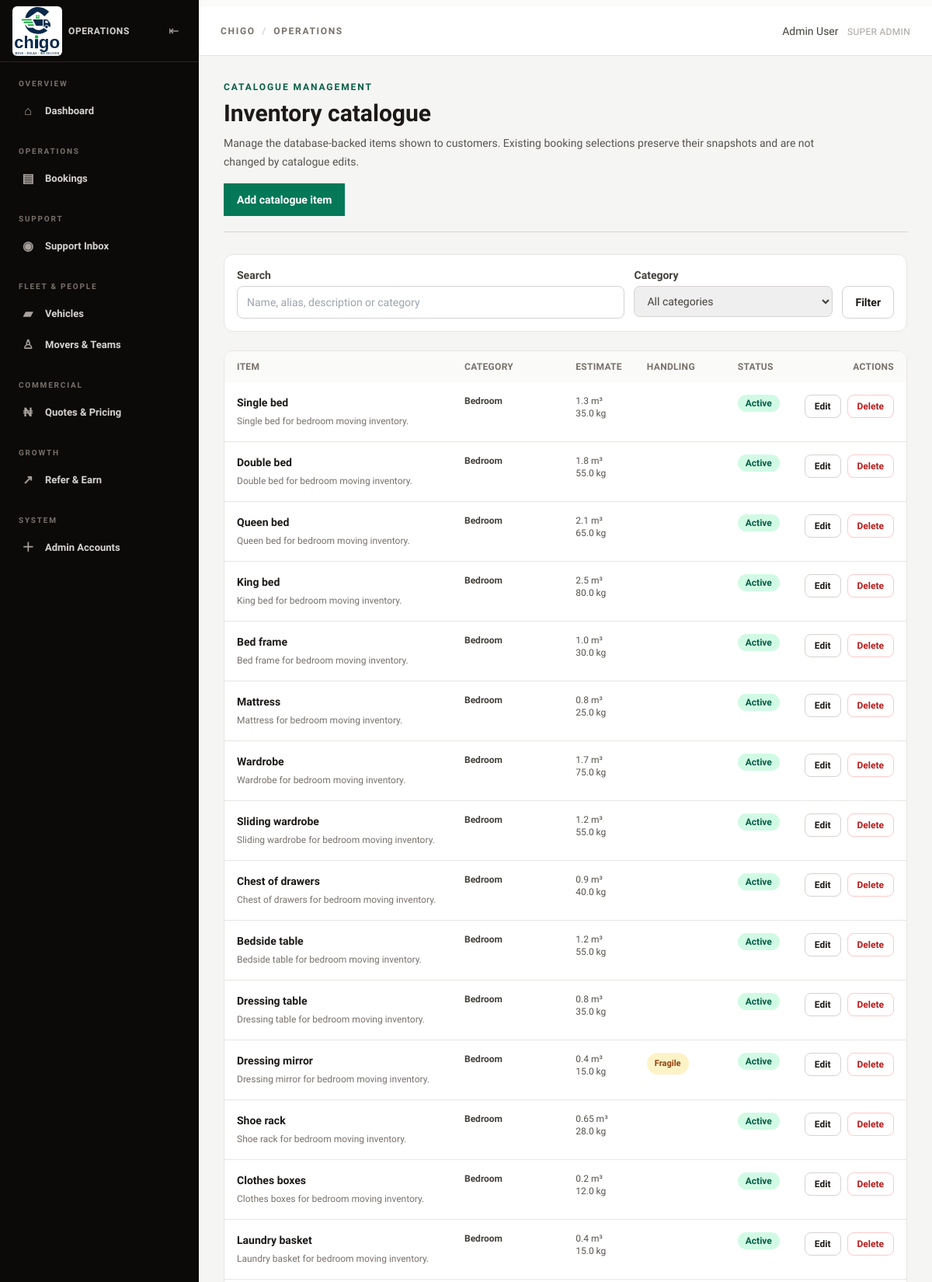
Page /admin/inventory (signed in, upper part) on the committed database.
### moving_company/models.py (models this page shows, shortened)
class User(UserMixin, db.Model):
    __tablename__ = 'users'
    id = db.Column(db.Integer, primary_key=True)
    email = db.Column(db.String(255), unique=True, nullable=False, index=True)
    password_hash = db.Column(db.String(255), nullable=False)
    first_name = db.Column(db.String(100), nullable=False)
    last_name = db.Column(db.String(100), nullable=False)
    phone = db.Column(db.String(30), nullable=False)
    role = db.Column(db.String(50), default='customer')
    created_at = db.Column(db.DateTime, default=datetime.utcnow)
    bookings = db.relationship('Booking', back_populates='customer', foreign_keys='Booking.customer_id')
    notifications = db.relationship('Notification', back_populates='user')
    reviews = db.relationship('Review', back_populates='user')
    support_conversations = db.relationship(
        'SupportConversation', back_populates='customer', foreign_keys='SupportConversation.customer_id',
        cascade='all, delete-orphan',
    )
    support_requests = db.relationship('SupportRequest', back_populates='customer', foreign_keys='SupportRequest.customer_id', cascade='all, delete-orphan')
    @property
    def full_name(self):
        return f'{self.first_name} {self.last_name}'.strip()

class InventoryItem(db.Model):
    __tablename__ = 'inventory_items'
    id = db.Column(db.Integer, primary_key=True)
    name = db.Column(db.String(120), nullable=False, unique=True)
    category = db.Column(db.String(60), nullable=False, index=True)
    description = db.Column(db.Text)
    image = db.Column(db.String(255))
    estimated_volume_m3 = db.Column(db.Float, nullable=False, default=0.0)
    estimated_weight_kg = db.Column(db.Float, nullable=False, default=0.0)
    dimensions_cm = db.Column(db.JSON)
    aliases = db.Column(db.Text)
    fragile = db.Column(db.Boolean, nullable=False, default=False)
    special_handling = db.Column(db.Boolean, nullable=False, default=False)
    vehicle_compatibility = db.Column(db.Text)
    active = db.Column(db.Boolean, nullable=False, default=True, index=True)
    sort_order = db.Column(db.Integer, nullable=False, default=0)
    is_demo = db.Column(db.Boolean, nullable=False, default=False)
    created_at = db.Column(db.DateTime, default=datetime.utcnow, nullable=False)
    selections = db.relationship('BookingInventory', back_populates='catalogue_item', cascade='all, delete-orphan')

### moving_company/routes/admin.py (the view, shortened to what this page needs)
@admin_bp.route('/inventory', methods=['GET', 'POST'])
@login_required
@admin_required('inventory')
def inventory_catalogue():
    query = request.args.get('q', '').strip()
    category = request.args.get('category', '').strip()
    catalogue_query = InventoryItem.query
    if query:
        pattern = f'%{query.casefold()}%'
        catalogue_query = catalogue_query.filter(or_(
            InventoryItem.name.ilike(pattern), InventoryItem.description.ilike(pattern),
            InventoryItem.aliases.ilike(pattern), InventoryItem.category.ilike(pattern),
        ))
    if category:
        catalogue_query = catalogue_query.filter_by(category=category)
    items = catalogue_query.order_by(InventoryItem.sort_order, InventoryItem.name).all()
    categories = sorted({item.category for item in InventoryItem.query.all()})
    form = InventoryItemForm()
    item_id = request.args.get('item_id', type=int)
    return render_template('admin/inventory.html', items=items, categories=categories,
                           form=form, query=query, category=category)

### moving_company/__init__.py (called while the page is built)
@login_manager.user_loader
def load_user(user_id):
    return db.session.get(User, int(user_id))

### moving_company/routes/admin.py (called while the page is built)
def has_admin_permission(role, permission):
    permissions = ROLE_PERMISSIONS.get(role, frozenset())
    return '*' in permissions or permission in permissions

@admin_bp.app_context_processor
def inject_admin_permissions():
    return {'can_admin': lambda permission: current_user.is_authenticated and has_admin_permission(current_user.role, permission)}

def admin_required(permission='dashboard'):
    def decorate(view):
        @wraps(view)
        def wrapped(*args, **kwargs):
            if not has_admin_permission(current_user.role, permission):
                abort(403)
            return view(*args, **kwargs)
        return wrapped
    return decorate

### moving_company/routes/public.py (called while the page is built)
@public_bp.before_app_request
def capture_referral_link():
    referral_code = request.args.get('ref')
    if referral_code:
        try:
            capture_referral_attribution(referral_code)
        except Exception:
            from flask import current_app
            current_app.logger.exception('Unable to capture referral attribution')

### moving_company/services/seo_analytics.py (called while the page is built, shortened)
def canonical_origin():
    origin = str(current_app.config.get('CANONICAL_ORIGIN') or '').strip().rstrip('/')
    parsed = urlsplit(origin)
    if (
        parsed.scheme != 'https' or not parsed.netloc or parsed.username or parsed.password
        or parsed.path not in {'', '/'} or parsed.query or parsed.fragment
    ):
        return ''
    return f'https://{parsed.netloc}'

def analytics_ids():
    if str(current_app.config.get('APP_ENV', '')).casefold() != 'production':
        return '', ''

def _seo_context():
    endpoint = request.endpoint or ''
    public = endpoint in PUBLIC_ENDPOINTS
    title, description = PUBLIC_PAGES.get(endpoint, ('Chigo Relocations', ''))
    if endpoint.endswith('_service'):
        service_title = str(request.view_args.get('title') or '').strip()
        if service_title:
            title = f'{service_title} Services in Abuja | Chigo Relocations'
    origin = canonical_origin()
    path = CANONICAL_PATHS.get(endpoint, request.path) if public else ''
    canonical = f'{origin}{path}' if origin and path else ''
    return {
        'seo_public_page': public,
        'seo_title': title,
        'seo_description': description,
        'seo_canonical_url': canonical,
        'seo_origin': origin,
        'seo_page_path': path,
    }

def inject_seo_analytics_context():
    return {**_seo_context(), **_analytics_context()}

### moving_company/templates/admin/inventory.html (shortened to what this page needs)
{% extends 'admin/admin_base.html' %}
{% block dashboard_content %}
<header class="mb-7 flex flex-wrap items-end justify-between gap-4 border-b border-stone-300 pb-5">
  <div>
    <p class="text-xs font-bold uppercase tracking-[0.16em] text-emerald-800">Catalogue management</p>
    <h1 class="mt-2 text-3xl font-black">Inventory catalogue</h1>
    <p class="mt-2 max-w-3xl text-sm leading-6 text-stone-600">Manage the database-backed items shown to customers. Existing booking selections preserve their snapshots and are not changed by catalogue edits.</p>
  </div>
  <a href="{{ url_for('admin.inventory_catalogue', item_id=0) }}" class="border border-emerald-700 bg-emerald-700 px-4 py-2.5 text-sm font-semibold text-white hover:bg-emerald-800">Add catalogue item</a>
</header>
<form method="get" class="grid gap-3 rounded-xl border border-stone-200 bg-white p-4 md:grid-cols-[minmax(0,1fr)_16rem_auto]">
  <label class="text-sm font-semibold text-stone-700">Search<input name="q" value="{{ query }}" placeholder="Name, alias, description or category" class="mt-1 w-full rounded-lg border border-stone-300 px-3 py-2.5 text-sm font-normal"></label>
  <label class="text-sm font-semibold text-stone-700">Category<select name="category" class="mt-1 w-full rounded-lg border border-stone-300 px-3 py-2.5 text-sm font-normal"><option value="">All categories</option></select></label>
  <button type="submit" class="self-end rounded-lg border border-stone-300 px-4 py-2.5 text-sm font-semibold hover:bg-stone-50">Filter</button>
</form>
<div class="mt-6 overflow-hidden rounded-xl border border-stone-200 bg-white">
  <div class="overflow-x-auto">
    <table class="min-w-full text-left text-sm">
      <thead class="bg-stone-50 text-xs uppercase tracking-wide text-stone-500"><tr><th class="px-4 py-3">Item</th><th class="px-4 py-3">Category</th><th class="px-4 py-3">Estimate</th><th class="px-4 py-3">Handling</th><th class="px-4 py-3">Status</th><th class="px-4 py-3 text-right">Actions</th></tr></thead>
      <tbody class="divide-y divide-stone-200">
        {% for item in items %}
        <tr class="align-top hover:bg-stone-50/70">
          <td class="px-4 py-4"><strong class="block text-stone-900">{{ item.name }}</strong>{% if item.description %}<span class="mt-1 block max-w-md text-xs leading-5 text-stone-500">{{ item.description }}</span>{% endif %}</td>
          <td class="px-4 py-4 text-xs font-semibold text-stone-700">{{ item.category }}</td>
          <td class="px-4 py-4 text-xs tabular-nums text-stone-600">{{ item.estimated_volume_m3 }} m³<br>{{ item.estimated_weight_kg }} kg</td>
          <td class="px-4 py-4"><span class="inline-flex rounded-full px-2.5 py-1 text-[11px] font-bold {% if item.fragile %}bg-amber-100 text-amber-800{% endif %} ">{% if item.fragile %}Fragile{% endif %}</span></td>
          <td class="px-4 py-4"><span class="rounded-full px-2.5 py-1 text-xs font-bold {% if item.active %}bg-emerald-100 text-emerald-800{% else %}bg-stone-200 text-stone-600{% endif %}">{% if item.active %}Active{% else %}Inactive{% endif %}</span></td>
          <td class="px-4 py-4"><div class="flex justify-end gap-2"><a href="{{ url_for('admin.inventory_catalogue', item_id=item.id) }}" class="rounded-lg border border-stone-300 px-3 py-1.5 text-xs font-bold hover:bg-stone-100">Edit</a><form method="post" onsubmit="return confirm('Delete this catalogue item? Existing booking selections will remain unchanged.');"><input type="hidden" name="csrf_token" value="{{ csrf_token() }}"><input type="hidden" name="action" value="delete"><input type="hidden" name="item_id" value="{{ item.id }}"><button type="submit" class="rounded-lg border border-red-200 px-3 py-1.5 text-xs font-bold text-red-700 hover:bg-red-50">Delete</button></form></div></td>
        </tr>
        {% else %}<tr><td colspan="6" class="px-4 py-12 text-center text-sm text-stone-500">No catalogue items match these filters.</td></tr>{% endfor %}
      </tbody>
    </table>
  </div>
</div>
{% set edit_item = item_id %}
{% endblock %}

### moving_company/templates/admin/admin_base.html (shortened to what this page needs)
{% extends 'base.html' %}
{% from 'components/brand_logo.html' import brand_logo %}
{% block content %}
<div id="admin-shell" class="min-h-screen bg-stone-100 text-stone-900">
  <aside id="admin-sidebar" class="fixed inset-y-0 left-0 z-50 flex w-64 -translate-x-full flex-col bg-stone-950 text-stone-200 transition-[width,transform] duration-200 lg:translate-x-0">
    <div class="flex h-20 shrink-0 items-center justify-between border-b border-stone-800 px-4">
      <a href="{{ url_for('admin.dashboard') }}" aria-label="Chigo operations dashboard" class="sidebar-label flex items-center gap-2 text-xs font-bold uppercase tracking-wider text-stone-300">
        {{ brand_logo('h-16 w-16 rounded-md') }}
        <span>Operations</span>
      </a>
      <button id="sidebar-collapse" type="button" title="Collapse sidebar" aria-label="Collapse sidebar" class="hidden h-8 w-8 items-center justify-center text-stone-400 hover:bg-stone-800 hover:text-white lg:inline-flex">⇤</button>
    </div>
    <nav aria-label="Admin navigation" class="flex-1 space-y-6 overflow-y-auto px-3 py-5">
      <section>
        <p class="sidebar-label px-3 text-[10px] font-bold uppercase tracking-[0.18em] text-stone-500">Overview</p>
        {% if can_admin('dashboard') %}<a href="{{ url_for('admin.dashboard') }}" class="sidebar-link mt-2 {% if request.endpoint == 'admin.dashboard' %}sidebar-link-active{% endif %}"><span class="nav-icon">⌂</span><span class="sidebar-label">Dashboard</span></a>{% endif %}
      </section>
      {% if can_admin('bookings') %}
      <section>
        <p class="sidebar-label px-3 text-[10px] font-bold uppercase tracking-[0.18em] text-stone-500">Operations</p>
        <a href="{{ url_for('admin.bookings') }}" class="sidebar-link mt-2 "><span class="nav-icon">▤</span><span class="sidebar-label">Bookings</span></a>
      </section>
      {% endif %}
      <section>
        <p class="sidebar-label px-3 text-[10px] font-bold uppercase tracking-[0.18em] text-stone-500">Support</p>
        <a href="{{ url_for('support_admin.support_inbox') }}" class="sidebar-link mt-2 "><span class="nav-icon">◉</span><span class="sidebar-label">Support Inbox</span></a>
      </section>
      {% if can_admin('fleet') or can_admin('movers') %}
      <section>
        <p class="sidebar-label px-3 text-[10px] font-bold uppercase tracking-[0.18em] text-stone-500">Fleet &amp; People</p>
        {% if can_admin('fleet') %}<a href="{{ url_for('admin.trucks') }}" class="sidebar-link mt-2 {% if request.endpoint == 'admin.trucks' %}sidebar-link-active{% endif %}"><span class="nav-icon">▰</span><span class="sidebar-label">Vehicles</span></a>{% endif %}
        {% if can_admin('movers') %}<a href="{{ url_for('admin.movers') }}" class="sidebar-link {% if request.endpoint == 'admin.movers' %}sidebar-link-active{% endif %}"><span class="nav-icon">♙</span><span class="sidebar-label">Movers &amp; Teams</span></a>{% endif %}
      </section>
      {% endif %}
      {% if can_admin('quotes') %}
      <section>
        <p class="sidebar-label px-3 text-[10px] font-bold uppercase tracking-[0.18em] text-stone-500">Commercial</p>
        <a href="{{ url_for('admin.pricing') }}" class="sidebar-link mt-2 {% if request.endpoint == 'admin.pricing' %}sidebar-link-active{% endif %}"><span class="nav-icon">₦</span><span class="sidebar-label">Quotes &amp; Pricing</span></a>
      </section>
      {% endif %}
      {% if can_admin('referrals') %}
      <section>
        <p class="sidebar-label px-3 text-[10px] font-bold uppercase tracking-[0.18em] text-stone-500">Growth</p>
        <a href="{{ url_for('admin.referral_management') }}" class="sidebar-link mt-2 "><span class="nav-icon">↗</span><span class="sidebar-label">Refer &amp; Earn</span></a>
      </section>
      {% endif %}
      {% if current_user.role == 'super_admin' %}
      <section>
        <p class="sidebar-label px-3 text-[10px] font-bold uppercase tracking-[0.18em] text-stone-500">System</p>
        <a href="{{ url_for('admin.create_account') }}" class="sidebar-link mt-2 "><span class="nav-icon">＋</span><span class="sidebar-label">Admin Accounts</span></a>
      </section>
      {% endif %}
    </nav>
  </aside>
  <div id="admin-main" class="min-h-screen transition-[margin] duration-200 lg:ml-64">
    <header class="sticky top-0 z-30 flex h-16 items-center justify-between border-b border-stone-200 bg-white px-4 sm:px-7">
      <div class="flex items-center gap-3">
        <p class="text-xs font-semibold uppercase tracking-[0.14em] text-stone-500">Chigo <span class="px-1 text-stone-300">/</span> Operations</p>
      </div>
      <span class="hidden text-sm font-medium text-stone-700 sm:block">{{ current_user.full_name }} <span class="ml-2 text-xs uppercase tracking-wide text-stone-400">{{ current_user.role|replace('_', ' ') }}</span></span>
    </header>
    <div class="mx-auto max-w-[1500px] p-4 sm:p-6 lg:p-8">
      {% block dashboard_content %}{% endblock %}
    </div>
  </div>
</div>
{% endblock %}

### moving_company/templates/base.html (style rules this page uses)
html, body { width: 100%; max-width: 100vw; overflow-x: hidden; touch-action: manipulation; -webkit-tap-highlight-color: transparent; background-color: #FAFAF8; }
body { font-family: 'Plus Jakarta Sans', sans-serif; }

### moving_company/templates/admin/admin_base.html (style rules this page uses)
.sidebar-link { display:flex; min-height:40px; align-items:center; gap:12px; border-left:2px solid transparent; padding:8px 12px; color:#d6d3d1; font-size:13px; font-weight:600; }
.nav-icon { display:inline-flex; width:20px; flex:none; justify-content:center; color:#a8a29e; font-size:16px; }
@media (min-width:1024px) { #admin-sidebar { transform:translateX(0); } }

### rows in the picture
User: full_name "Admin User", role "SUPER ADMIN"
InventoryItem: name "Single bed", description "Single bed for bedroom moving inventory.", category "Bedroom", estimated_volume_m3 "1.3", estimated_weight_kg "35.0", active "Active"
InventoryItem: name "Double bed", description "Double bed for bedroom moving inventory.", category "Bedroom", estimated_volume_m3 "1.8", estimated_weight_kg "55.0", active "Active"
InventoryItem: name "Queen bed", description "Queen bed for bedroom moving inventory.", category "Bedroom", estimated_volume_m3 "2.1", estimated_weight_kg "65.0", active "Active"
InventoryItem: name "King bed", description "King bed for bedroom moving inventory.", category "Bedroom", estimated_volume_m3 "2.5", estimated_weight_kg "80.0", active "Active"
InventoryItem: name "Bed frame", description "Bed frame for bedroom moving inventory.", category "Bedroom", estimated_volume_m3 "1.0", estimated_weight_kg "30.0", active "Active"
InventoryItem: name "Mattress", description "Mattress for bedroom moving inventory.", category "Bedroom", estimated_volume_m3 "0.8", estimated_weight_kg "25.0", active "Active"
InventoryItem: name "Wardrobe", description "Wardrobe for bedroom moving inventory.", category "Bedroom", estimated_volume_m3 "1.7", estimated_weight_kg "75.0", active "Active"
InventoryItem: name "Sliding wardrobe", description "Sliding wardrobe for bedroom moving inventory.", category "Bedroom", estimated_volume_m3 "1.2", estimated_weight_kg "55.0", active "Active"
InventoryItem: name "Chest of drawers", description "Chest of drawers for bedroom moving inventory.", category "Bedroom", estimated_volume_m3 "0.9", estimated_weight_kg "40.0", active "Active"
InventoryItem: name "Bedside table", description "Bedside table for bedroom moving inventory.", category "Bedroom", estimated_volume_m3 "1.2", estimated_weight_kg "55.0", active "Active"
InventoryItem: name "Dressing table", description "Dressing table for bedroom moving inventory.", category "Bedroom", estimated_volume_m3 "0.8", estimated_weight_kg "35.0", active "Active"
InventoryItem: name "Dressing mirror", description "Dressing mirror for bedroom moving inventory.", category "Bedroom", estimated_volume_m3 "0.4", estimated_weight_kg "15.0", fragile "Fragile", active "Active"
InventoryItem: name "Shoe rack", description "Shoe rack for bedroom moving inventory.", category "Bedroom", estimated_volume_m3 "0.65", estimated_weight_kg "28.0", active "Active"
InventoryItem: name "Clothes boxes", description "Clothes boxes for bedroom moving inventory.", category "Bedroom", estimated_volume_m3 "0.2", estimated_weight_kg "12.0", active "Active"
InventoryItem: name "Laundry basket", description "Laundry basket for bedroom moving inventory.", category "Bedroom", estimated_volume_m3 "0.4", estimated_weight_kg "15.0", active "Active"
